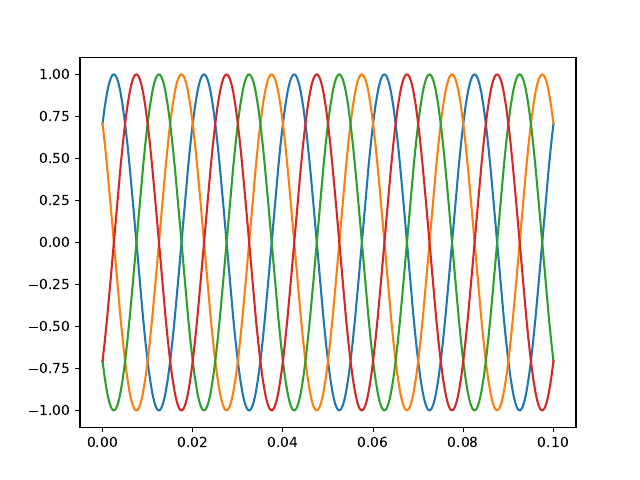

Write the Python code that produced this figure.
import numpy as np
from matplotlib import pyplot as plt


def x(A, f, phi, t):
    return A * np.sin(2*np.pi*f*t + phi)
pas = 0.00025
t = np.arange(0, 0.1+pas, pas)

z = np.random.normal(0, 1, len(t))
SNR = [0.1, 1, 10, 100]

A = 1
f = 50
phi = [np.pi/4, np.pi/2 + np.pi/4, np.pi + np.pi/4, 3*np.pi/2 + np.pi/4]
for inx, i in enumerate(phi):
    semnal = x(A, f, i, t)
    plt.plot(t, semnal)
plt.savefig('Exercitiul_2.pdf', format='pdf')
plt.show()

for j in range(len(SNR)):
    for inx, i in enumerate(phi):
        semnal = x(A, f, i, t)
        if inx == 0:
            copie = semnal.copy()
            gamma = np.sqrt(np.linalg.norm(semnal)**2 / (SNR[j] * (np.linalg.norm(z)**2)))
            copie = semnal + gamma*z
            plt.plot(t, copie)
    plt.savefig(f'Exercitiul_2_snr={SNR[j]}.pdf', format='pdf')
    plt.show()